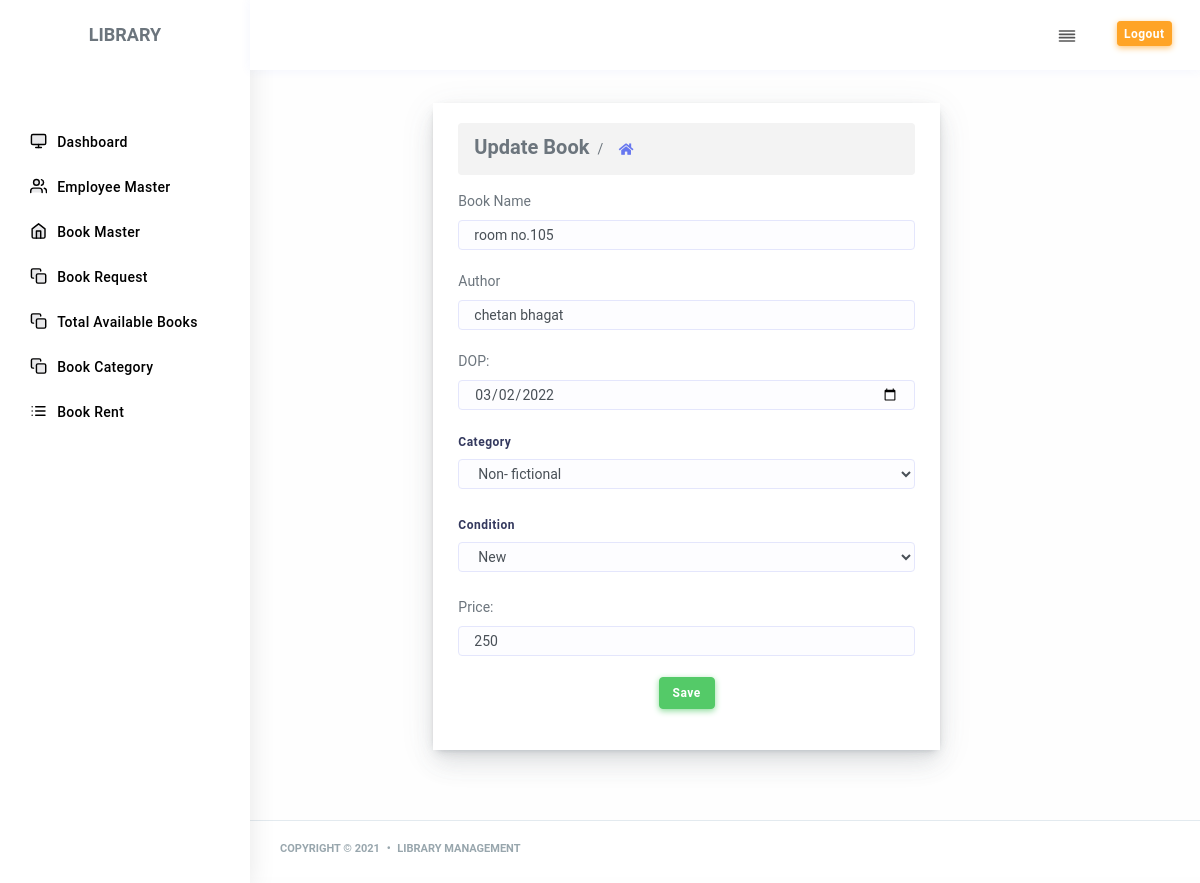
The app's page /edit_book/16/ with its own data.
### library_app/models.py (models this page shows, shortened)
class Book_Master(models.Model):
    book_name=models.CharField(max_length=50, null=True, blank=True)
    author=models.CharField(max_length=50, null=True, blank=True)
    dop=models.DateField(max_length=50, null=True, blank=True)
    category=models.CharField(max_length=50, null=True, blank=True)
    condition=models.CharField( max_length=50, null=True, blank=True)
    price=models.CharField(max_length=50, null=True, blank=True)
    created_date = models.DateTimeField(null = True, blank = True)

### library_app/views.py (the view)
# urls.py: re_path('edit_book/(?P<id>[0-9]+)/$', views.edit_book, name='edit_book'),
def edit_book(request, id):
    obj=Book_Master.objects.get(id=id)
    obj1 = New_Category.objects.all().order_by("-id")
    return render(request, 'edit_book.html', {"user_id": id, "obj":obj, "obj1":obj1})

### library_app/templates/edit_book.html (shortened to what this page needs)
<!DOCTYPE html>
{% include "header.html" %}
<html lang="en">
<head>
</head>
<body style="background-color: #fdfcfc03;" >
 <div class="main-content">
        <section class="section">
          <div class="section-body" >
            <div class="row" >
              <div class="col-lg-2" >
              </div>
				<div class="col-lg-7">
					<div class="card" >
						<div class="card-body">
							 <ul class="breadcrumb breadcrumb-style "style="background: #f3f3f3;">
								<li class="breadcrumb-item">
								  <h5 class="page-title m-b-0">Update Book</h5>
								</li>
								<li class="breadcrumb-item">
								  <a href="/dashboard/">
									<i class="fas fa-home"></i></a>
								</li>
								</ul>
                                <form action="" method="get" id='new_user_form' style="margin: 25 px auto"  ; >
                                    <label for="book_name">Book Name</label>
                                    <input type="text" id="book_name" class="form-control" value="{{obj.book_name}}" name="book_name" tabindex="1"  required autofocus  placeholder="book_name" > <br>
                                    <label for="author">Author</label>
                                    <input type="text" id="author" class="form-control" value="{{obj.author}}" name="author" tabindex="1" placeholder="author"><br>
                                    <label for="dop">DOP:</label>
                                    <input type="date" id="dop" class="form-control" value="{{obj.dop | date:'Y-m-d'}}" name="dop" tabindex="1"  required autofocus  placeholder="dop" > <br>
                              <div class="form-group">
                                    <label>Category</label>
                                    <select id="category" class="form-control" >
                                    {% for i in obj1 %}
                                        <option value = "{{i.category}}" >{{i.category}}</option>
                                    {% endfor %}
                                    </select>
                                    </div>
                                   <div class="form-group">
                                    <label for="condition">Condition</label>
                                     <select  type="text" id="condition"  class="form-control" name="condition" placeholder="condition" >
                                        <option value="new">New</option>
                                      </select>
									  </div>
                                    <label for="price">Price:</label>
                                    <input type="number" id="price" class="form-control" value="{{obj.price}}" name="price" tabindex="1"  required autofocus  placeholder="price"> <br>
                              <center>
                                <button type="button" type="submit" class="btn btn-success" value="save" onclick="book_edit()" >Save </button>
                              </center>
                   </div>
               </div>
           </div>
        </div>
          </div>
    </div>
  </body>
{% include "footer.html" %}
</html>

### records on screen
Book_Master: book_name "room no.105", author "chetan bhagat", dop "03/02/2022", price "250"

### other values on screen
form field value "Non- fictional"
